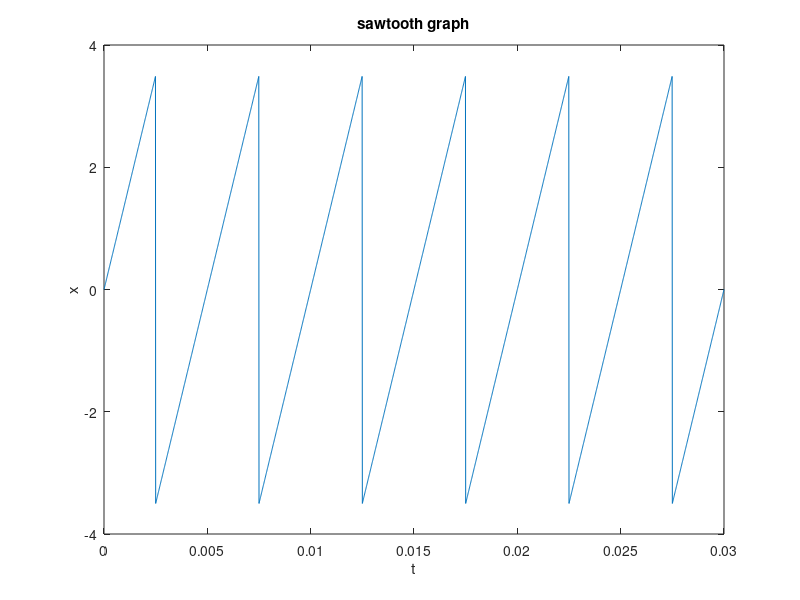

Reproduce this figure in MATLAB.
%question 1 graph

Ts=0.00001;
t=0:Ts:0.03;
x = 3.5*sawtooth(2*200*pi*t-pi);
plot(t,x);
title('sawtooth graph');
%axis([0 0.03 -4 4]); 
xlabel('t');
ylabel('x');